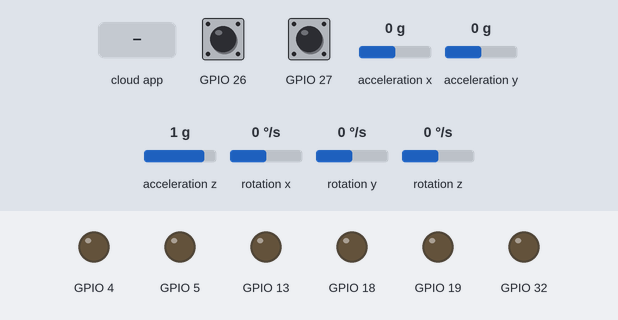
This program was run on a simulated ESP32. On the bench: output pins drawn as LEDs (lit = HIGH). The test bench sets the inputs (shaded band); at power-on: GPIO 26 HIGH, GPIO 27 HIGH, acceleration x 0 g, acceleration y 0 g, acceleration z 1 g, rotation x 0 °/s, rotation y 0 °/s, rotation z 0 °/s. The ROS host is connected and sends only what is stated.

Above: at 1.2 s.
1.3 s: the phone or cloud app sets linear.x to -100
At 2.5 s:
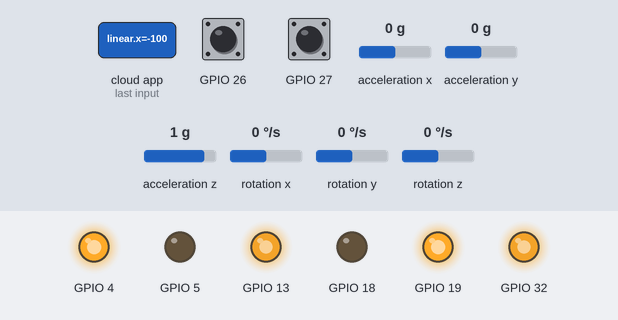
2.8 s: the phone or cloud app sets linear.x to 100
At 3.4 s:
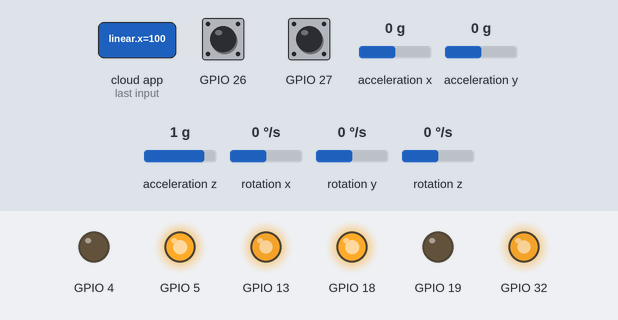
Timing chart, 0 to 5.8 s (numbered marks = the images above; inputs shaded):
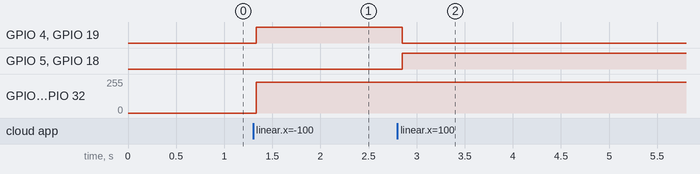

Measured:
- after the input at 1.3 s, GPIO 4, GPIO 19: LOW → HIGH at once; GPIO 13, GPIO 32: 0/255 → 229/255 at once
- after the input at 2.8 s, GPIO 4, GPIO 19: HIGH → LOW after 0.05 s; GPIO 5, GPIO 18: LOW → HIGH after 0.05 s

The program:

main.cpp
```cpp
#include <Arduino.h>
#include <Wire.h>
#include <micro_ros_platformio.h>
#include <rcl/rcl.h>
#include <rclc/rclc.h>
#include <rclc/executor.h>

// ROS 2 Messages
#include <sensor_msgs/msg/imu.h>
#include <geometry_msgs/msg/twist.h>
#include <std_msgs/msg/int32.h>

// Hardware Interface Classes
#include "MotorControl.h"
#include "EncoderSensor.h"
#include "MPU9250.h"

// -------------------- Pin Definitions --------------------
#define SDA_PIN 23
#define SCL_PIN 22

// -------------------- Calibration Parameters --------------------
#define ACCEL_BIAS_X -14.14
#define ACCEL_SCALE_X 1.0

#define ACCEL_BIAS_Y -9.71
#define ACCEL_SCALE_Y 1.0

#define ACCEL_BIAS_Z 0.35
#define ACCEL_SCALE_Z 1.0

#define GYRO_BIAS_X 0 //0.062163
#define GYRO_BIAS_Y 0 //0.243808
#define GYRO_BIAS_Z 0 //-0.000411

// -------------------- Encoders and Motor --------------------
EncoderSensor encoderLeft(27, 25);
EncoderSensor encoderRight(26, 14);
MotorControl motorControl(13, 5, 4, 32, 18, 19, 0, 1, 5000, 8);

// -------------------- IMU --------------------
MPU9250 IMU(Wire, 0x68);

// -------------------- Robot Parameters --------------------
#define speed 230

// -------------------- micro-ROS Entities --------------------
rcl_allocator_t allocator;
rclc_support_t support;
rcl_node_t node;
rclc_executor_t executor;

// -------------------- Publishers and Subscriber --------------------
rcl_publisher_t imu_pub;
rcl_publisher_t enc_left_pub;
rcl_publisher_t enc_right_pub;
rcl_subscription_t cmd_vel_sub;

// -------------------- Message Instances --------------------
sensor_msgs__msg__Imu imu_msg;
std_msgs__msg__Int32 enc_left_msg;
std_msgs__msg__Int32 enc_right_msg;
geometry_msgs__msg__Twist cmd_vel_msg;

// -------------------- /cmd_vel Callback --------------------
void cmdVelCallback(const void *msg_in)
{
  const geometry_msgs__msg__Twist *msg =
      (const geometry_msgs__msg__Twist *)msg_in;

  float linear_x = msg->linear.x;
  float angular_z = msg->angular.z;

  if (linear_x > 0.0f) {
    motorControl.forward(speed);
  } else if (linear_x < 0.0f) {
    motorControl.backward(speed);
  } else if (angular_z > 0.0f) {
    motorControl.turnLeft(speed);
  } else if (angular_z < 0.0f) {
    motorControl.turnRight(speed);
  } else {
    motorControl.stop();
  }
}

// -------------------- Setup --------------------
void setup()
{
  Serial.begin(115200);
  set_microros_serial_transports(Serial);

  allocator = rcl_get_default_allocator();
  rclc_support_init(&support, 0, NULL, &allocator);
  rclc_node_init_default(&node, "robot_interface_node", "", &support);

  rclc_publisher_init_default(&imu_pub, &node,
                              ROSIDL_GET_MSG_TYPE_SUPPORT(sensor_msgs, msg, Imu), "/imu/data");

  rclc_publisher_init_default(&enc_left_pub, &node,
                              ROSIDL_GET_MSG_TYPE_SUPPORT(std_msgs, msg, Int32), "/encoder_left");

  rclc_publisher_init_default(&enc_right_pub, &node,
                              ROSIDL_GET_MSG_TYPE_SUPPORT(std_msgs, msg, Int32), "/encoder_right");

  rclc_subscription_init_default(
      &cmd_vel_sub, &node,
      ROSIDL_GET_MSG_TYPE_SUPPORT(geometry_msgs, msg, Twist), "/cmd_vel");

  rclc_executor_init(&executor, &support.context, 1, &allocator);
  rclc_executor_add_subscription(&executor, &cmd_vel_sub, &cmd_vel_msg, &cmdVelCallback, ON_NEW_DATA);

  Wire.begin(SDA_PIN, SCL_PIN);
  IMU.begin();
  motorControl.begin();
  encoderLeft.begin();
  encoderRight.begin();
}

// -------------------- Loop --------------------
void loop()
{
  rclc_executor_spin_some(&executor, RCL_MS_TO_NS(10));

  IMU.readSensor();

  // IMU orientation placeholder
  imu_msg.orientation.x = 0.0;
  imu_msg.orientation.y = 0.0;
  imu_msg.orientation.z = 0.0;
  imu_msg.orientation.w = 1.0;

  // Apply Gyro calibration (bias remove only)
  imu_msg.angular_velocity.x = IMU.getGyroX_rads() - GYRO_BIAS_X;
  imu_msg.angular_velocity.y = IMU.getGyroY_rads() - GYRO_BIAS_Y;
  imu_msg.angular_velocity.z = IMU.getGyroZ_rads() - GYRO_BIAS_Z;


  // Apply Accel calibration (bias and scale)
  imu_msg.linear_acceleration.x = (IMU.getAccelX_mss() - ACCEL_BIAS_X) * ACCEL_SCALE_X;
  imu_msg.linear_acceleration.y = (IMU.getAccelY_mss() - ACCEL_BIAS_Y) * ACCEL_SCALE_Y;
  imu_msg.linear_acceleration.z = (IMU.getAccelZ_mss() - ACCEL_BIAS_Z) * ACCEL_SCALE_Z;

  rcl_publish(&imu_pub, &imu_msg, NULL);

  long leftCount = encoderLeft.getCount();
  long rightCount = encoderRight.getCount();

  enc_left_msg.data = (int32_t)leftCount;
  enc_right_msg.data = (int32_t)rightCount;

  rcl_publish(&enc_left_pub, &enc_left_msg, NULL);
  rcl_publish(&enc_right_pub, &enc_right_msg, NULL);

  delay(50);
}
```
